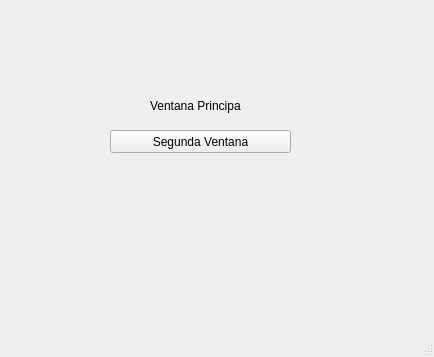
<?xml version="1.0" encoding="UTF-8"?>
<ui version="4.0">
 <class>MainWindow</class>
 <widget class="QMainWindow" name="MainWindow">
  <property name="geometry">
   <rect>
    <x>0</x>
    <y>0</y>
    <width>434</width>
    <height>357</height>
   </rect>
  </property>
  <property name="windowTitle">
   <string>MainWindow</string>
  </property>
  <widget class="QWidget" name="centralwidget">
   <widget class="QPushButton" name="boton">
    <property name="geometry">
     <rect>
      <x>110</x>
      <y>130</y>
      <width>181</width>
      <height>23</height>
     </rect>
    </property>
    <property name="text">
     <string>Segunda Ventana</string>
    </property>
   </widget>
   <widget class="QLabel" name="label">
    <property name="geometry">
     <rect>
      <x>150</x>
      <y>80</y>
      <width>91</width>
      <height>51</height>
     </rect>
    </property>
    <property name="text">
     <string>Ventana Principal</string>
    </property>
   </widget>
  </widget>
  <widget class="QMenuBar" name="menubar">
   <property name="geometry">
    <rect>
     <x>0</x>
     <y>0</y>
     <width>434</width>
     <height>21</height>
    </rect>
   </property>
  </widget>
  <widget class="QStatusBar" name="statusbar"/>
 </widget>
 <resources/>
 <connections/>
</ui>
